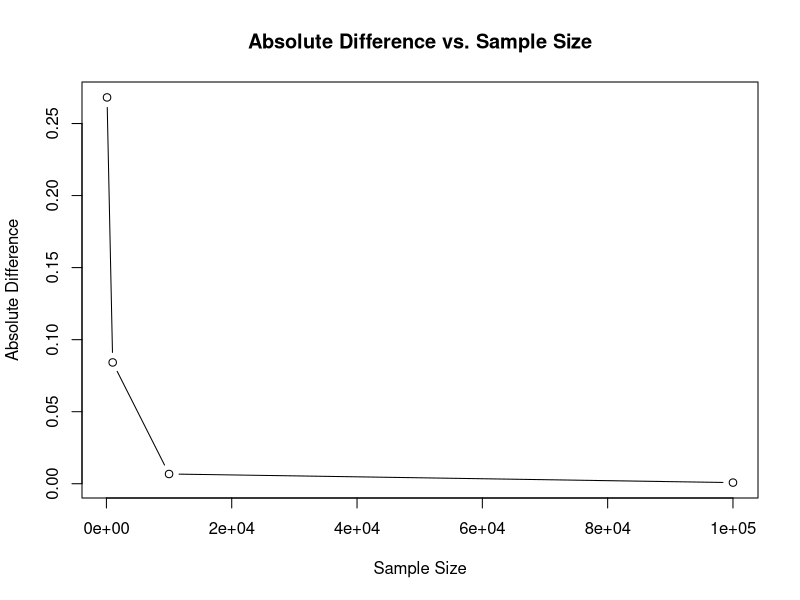

The R script that drew this image:
## ---- chunk 1
knitr::opts_chunk$set(echo = TRUE)
## ---- chunk 2
library(tidyverse)
## ---- chunk 3
mu <- 5
sigma <- 2
sample_size <- 100
data_example <- rnorm(sample_size, mean = mu, sd = sigma)
## ---- chunk 4
likelihood <- function(mu) {
  log_lik <- sum(dnorm(data, mean = mu, sd = true_sigma, log = TRUE))
  return(-log_lik)
}

true_mu <- 5
true_sigma <- 2
data <- rnorm(100, mean = true_mu, sd = true_sigma)

mle_result <- optimize(f = likelihood, interval = c(0, 10))

estimated_mu <- mle_result$minimum
estimated_mu
## ---- chunk 5
difference <- abs(estimated_mu - true_mu)
difference
## ---- chunk 6
true_mu <- 5
true_sigma <- 2
sample_sizes <- c(100, 1000, 10000, 100000)
absolute_differences <- numeric(length(sample_sizes))
for (i in 1:length(sample_sizes)) {
  sample_size <- sample_sizes[i]
  data <- rnorm(sample_size, mean = true_mu, sd = true_sigma)
  mle_result <- optimize(f = likelihood, interval = c(0, 10))
  estimated_mu <- mle_result$minimum
  absolute_diff <- abs(true_mu - estimated_mu)
  absolute_differences[i] <- absolute_diff
}

plot(sample_sizes, absolute_differences, type = "b", 
     xlab = "Sample Size", ylab = "Absolute Difference", 
     main = "Absolute Difference vs. Sample Size")
## ---- chunk 7
sample_size_before <- 100
sample_size_after <- 120
true_defect_rate_before <- 1.5
true_defect_rate_after <- 1.0

defects_before <- rpois(sample_size_before, lambda = true_defect_rate_before)
defects_after <- rpois(sample_size_after, lambda = true_defect_rate_after)

log_likelihood_before <- sum(dpois(defects_before, lambda = mean(defects_before), log = TRUE))
log_likelihood_after <- sum(dpois(defects_after, lambda = mean(defects_after), log = TRUE))
log_likelihood_ratio <- 2 * (log_likelihood_after - log_likelihood_before)
critical_value <- qchisq(0.975, df = 1)
confidence_interval <- c(log_likelihood_ratio - critical_value, log_likelihood_ratio + critical_value)
